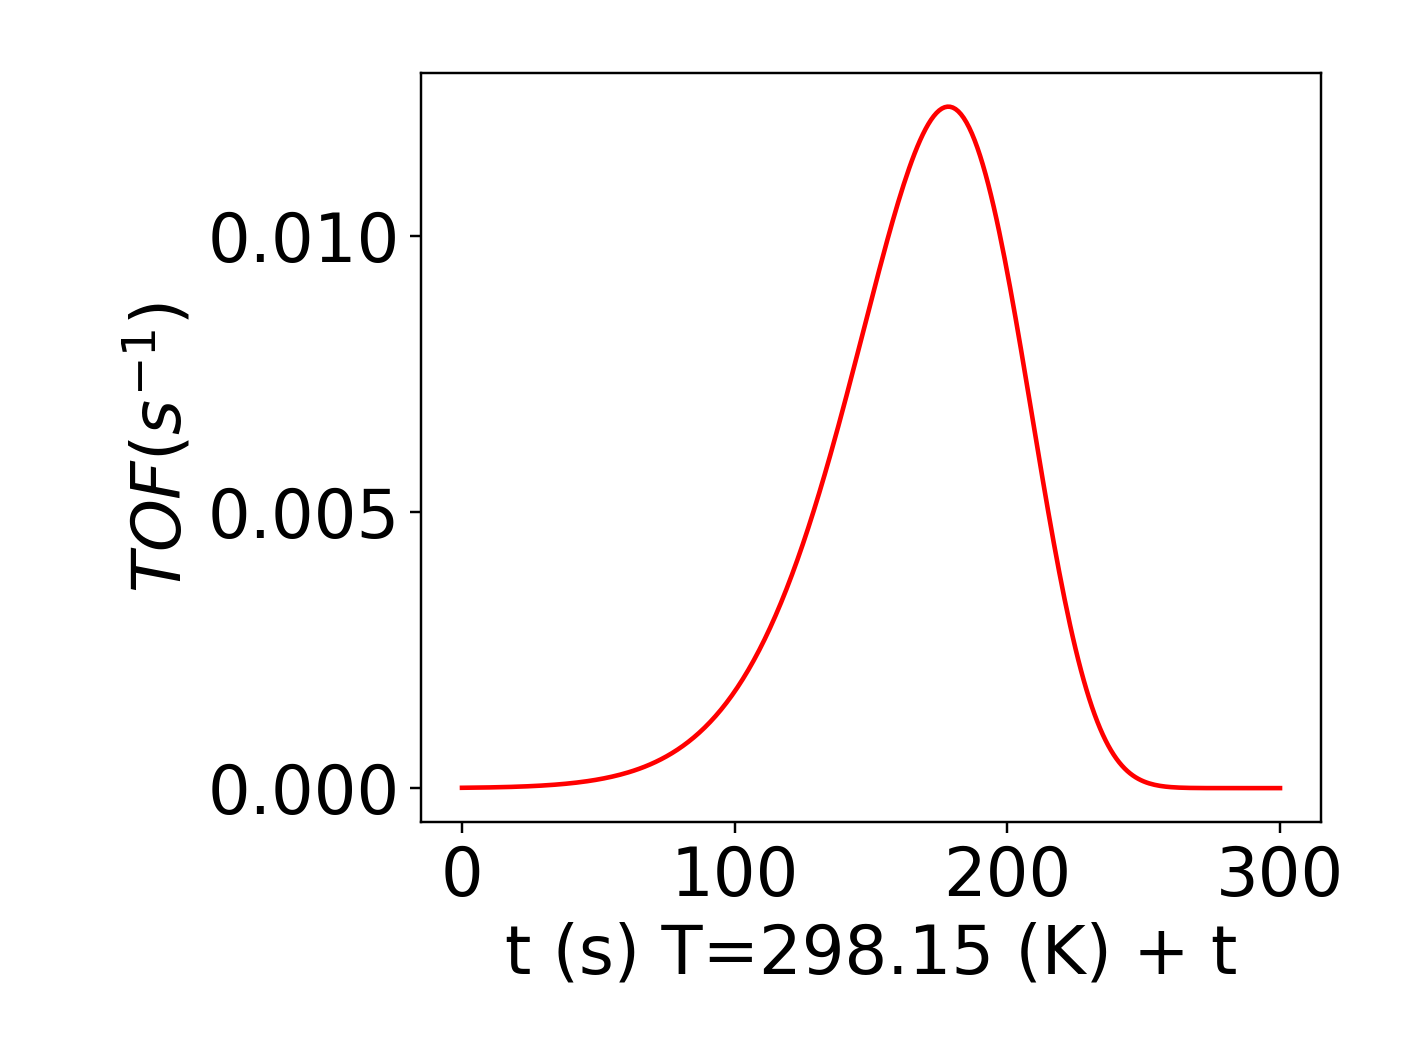

The script that saved this image:
import matplotlib
import numpy as np
import matplotlib.cm as cm
import matplotlib.pyplot as plt
matplotlib.use('Agg')
import scipy
from scipy.integrate import odeint
plt.rcParams.update({'font.size': 22})
log_A_mean = 1.07015244e+01
Ea_mean =  5.60317080e+04 * 1/1000 * 1/96
kB = 8.617333e-5

######################## Begin with the scalar mean only
def onecomponent(theta, t, log_A, Ea):
    T = 298.15 + t
    TOF = theta*np.exp(-(Ea-kB*T*log_A)/(kB*T))
    return -TOF

t = np.linspace(0, 300, 301) #101 points from 0 (s) to 100(s)
theta_t0 = 1.0
tpr_theta = odeint(onecomponent, theta_t0, t, args = (log_A_mean, Ea_mean))
############### We have the solution for theta, but we want to 
############### get out the solution for TOF, because the TOF
############### is what appears in the experimental measurements
T = 298.15 + t 
TOF = tpr_theta[:,0]*np.exp(-(Ea_mean-kB*T*log_A_mean)/(kB*T)) #tpr_theat
# is shape (100,1) and we need shape (100,) for the code to run.
plt.plot(t,TOF, 'r')
plt.xlabel('t (s) T=298.15 (K) + t')
plt.ylabel(r'$TOF (s^{-1})$')
plt.tight_layout()
plt.savefig('onecomponent.png', dpi=220)
####################### Now, a grid search will be conducted.
log_A_linspace = np.linspace(log_A_mean*0.9, log_A_mean*1.1, 5)

